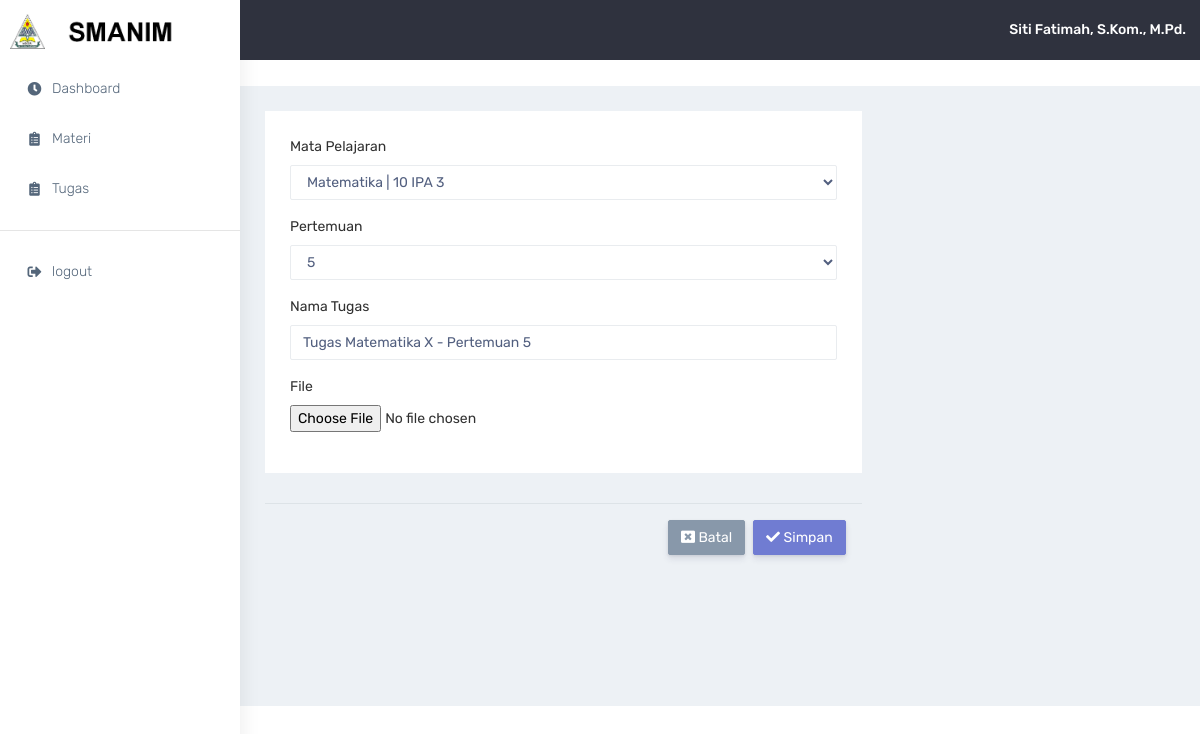
The app's page /guru/edit-tugas.php?kode=26 (signed in) with its own data.
### tables this page shows
CREATE TABLE `tbl_file` (
  `id_file` int(11) NOT NULL,
  `id_mapel` int(11) NOT NULL,
  `pertemuan` char(2) NOT NULL,
  `nama` varchar(100) NOT NULL,
  `tipe` enum('mod','tgs') NOT NULL,
  `file` varchar(255) NOT NULL,
  `tgl_tambah` date DEFAULT NULL,
  `tgl_ubah` date DEFAULT NULL
);

CREATE TABLE `tbl_mapel` (
  `id_mapel` int(11) NOT NULL,
  `id_user` int(11) NOT NULL,
  `id_kelas` int(11) NOT NULL,
  `mapel` varchar(100) NOT NULL
);

### guru/edit-tugas.php (the view, shortened to what this page needs)
<?php require_once('navbar.php');
if(isset($_GET['kode'])){
  $kode = $_GET['kode'];
  $sql = mysqli_query($con, "SELECT * FROM tbl_file a INNER JOIN tbl_mapel b ON b.id_mapel = a.id_mapel INNER JOIN tbl_kelas c ON c.id_kelas = b.id_kelas WHERE a.id_file = $kode");
  $data = mysqli_fetch_array($sql);
}
?>
            <div class="container-fluid">
                <div class="row">
                    <div class="col-md-8">
                        <div class="white-box">
                          <form method="post" enctype="multipart/form-data">
                            <div class="form-group">
                              <label for="exampleInputEmail1">Mata Pelajaran</label>
                              <select class="form-control" name="mapel" required>
                                <option value="<?= $data['id_mapel'] ?>"><?php echo $data['mapel']." | ".$data['tingkat']." ".strtoupper($data['jurusan'])." ".$data['kelas'] ?></option>
                              </select>
                            </div>
                            <div class="form-group">
                              <label for="exampleInputEmail1">Pertemuan</label>
                              <select class="form-control" name="pert" required>
                                <option value="<?= $data['pertemuan'] ?>"><?= $data['pertemuan'] ?></option>
                              </select>
                            </div>
                            <div class="form-group">
                              <label for="exampleInputEmail1">Nama Tugas</label>
                              <input type="text" name="tugas" class="form-control" id="exampleInputEmail1" aria-describedby="emailHelp" value="<?= $data['nama'] ?>" required>
                            </div>
                            <div class="form-group">
                              <label for="exampleFormControlFile1">File</label>
                              <input type="file" name="file" class="form-control-file" id="modul" placeholder="Masukkan File">
                            </div>
                          </div>
                          <div class="modal-footer">
                            <a href="tugas.php">
                              <button type="button" class="btn btn-secondary" data-dismiss="modal">
                                <i class="fas fa-window-close"></i> Batal
                              </button>
                            </a>
                            <button type="submit" class="btn btn-primary" name="update">
                              <i class="fas fa-check"></i> Simpan
                            </button>
                          </div>
                          </div>
                    </div>
                </div>
            </div>

### records on screen
tbl_file: mapel "Matematika | 10 IPA 3", pert "5", tugas "Tugas Matematika X - Pertemuan 5"

### other values on screen
$namau "Siti Fatimah, S.Kom., M.Pd."
